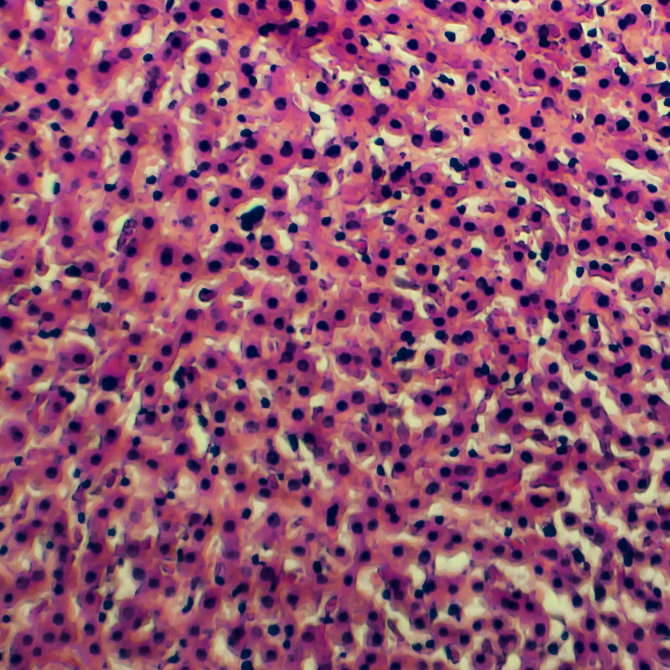
#> input picture liver.jpg, 1340 x 1340 px (shown at 1/2 size)
$ jupyter execute --allow-errors 3.Demos.ipynb   (shell and % lines are left out)   (older library calls are emulated)
#> lines starting #> are read from the running program, lines starting #| are printed output that depends on the picture; after the words box and inside, x2 and y2 are one past the last pixel; in counts of white or black regions, pixels touching at a corner belong together
# Demos and Cool Stuff

#### Quentin CAUDRON  <br /> <br />  Ecology and Evolutionary Biology <br /> <br />  qcaudron@princeton.edu <br /> <br />  @QuentinCAUDRON

[cell 1]
import numpy as np
from scipy.integrate import odeint
import scipy.stats as st
import scipy.spatial as sp
import scipy.ndimage as nd
import scikits.bootstrap as bootstrap
import matplotlib
import matplotlib.pyplot as plt
import seaborn
import lmfit as lm
import pymc3
import pandas as pd
from sklearn.cluster import KMeans
from sklearn import datasets, svm
from sklearn.cross_validation import train_test_split
from mpl_toolkits.mplot3d import Axes3D
from skimage import io, morphology, exposure, filters, feature, color, measure
import pickle
import seaborn as sns
matplotlib.rcParams["figure.figsize"] = (14, 5)
seaborn.set_style("darkgrid")

### LMFit : Nonlinear, Constrained Minimisation

[cell 2]
# http://lmfit.github.io/lmfit-py/parameters.html#simple-example

# Let's create a damped sinusoid
# True function :
# 5 sin(2x + 0.3) * exp(-0.03*(x^2))

x = np.linspace(0, 15, 300)
y = 5 * np.sin(2 * x + 0.3) * np.exp(-0.03 * (x**2)) + np.random.normal(size=len(x), scale=0.4)
plt.plot(x, y, lw=3)
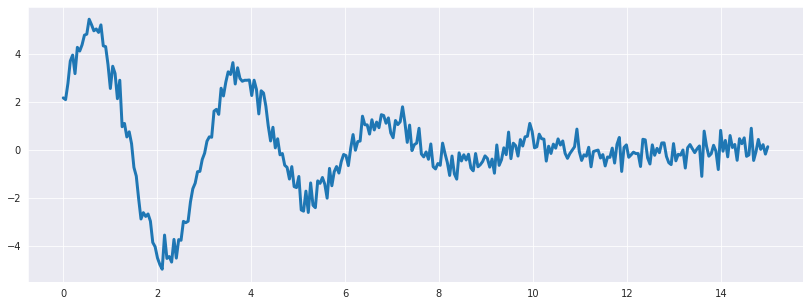
#> figure drawn by matplotlib, 1 panel; curve peaks at x = 0.552, y = 5.47

[cell 3]
# We can use lmfit to fit this function to a model
def objectivefunction(params, x, data) :
    amplitude = params["amplitude"].value
    phase = params["phase"].value
    frequency = params["frequency"].value
    decay = params["decay"].value
    power = params["power"].value

    model = amplitude * np.sin(frequency * x + phase) * np.exp(decay * (x**power))
    return model - data


# We create a parameters structure
#> (the rest of this cell did not finish here and is left out)

### PyMC : MCMC with No U-Turn Sampler

I write a number of lines of code every day. It's probably Poisson-distributed.

- c : **c**hocolate covered coffee beans help me write faster when I have some
- b : I get **b**etter at writing efficiently over time, linearly ( writing less )
- s : my typing **s**peed improves logarithmically with time
- u : I have an **u**nderlying rate at which I write

So, I write **y** lines of code per day, where

$y \,\sim\, \mathrm{Poi}(u + c - b\,t + s\,\log(t))$

[cell 4]
# Time
t = np.arange(1, 366) # one year

# True parameters
u = 3000
s = 200
b = 3.14
c = 123

# When do I have coffee beans ?
have_coffeebeans = np.zeros(365)
have_coffeebeans[200:300] = 1

# Generate observations
y = np.random.poisson(u - b * t + c * have_coffeebeans + s * np.log(t))

plt.plot(y)
plt.title("Lines of code written")
plt.xlabel("Time (days)")
plt.ylabel("Lines written")
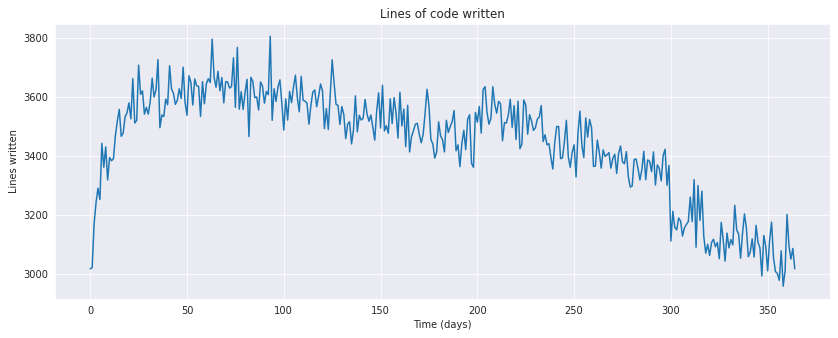
#> figure drawn by matplotlib, 1 panel; curve peaks at x = 93, y = 3805

#> (a cell that did not finish here is left out)

#> (a cell that did not finish here is left out)

#> (a cell that did not finish here is left out)

### Pickle - Saving Python Objects to Disk

[cell 8]
# Create a dictionary of random objects
x = { "Species": "Homo sapiens", "Age": 73, "Foods" : ["Chocolate", "Coffee", "Waffles"] }

# Let's save this arbitrary object to file
pickle.dump(x, open("pickled_human.p", "wb"))

# Now let's read it back in
human = pickle.load(open("pickled_human.p", "rb"))

# We can access it as normal
print(human["Foods"])

### Scikit-Learn : Machine Learning

[cell 9]
# http://scikit-learn.org/stable/auto_examples/cluster/plot_cluster_iris.html
# K-Means Clustering

# Let's load the Iris database
iris = datasets.load_iris()
X = iris.data # first two features only
y = iris.target # classes

# First five measurements, and all of the classes
print(X[:5, :], "\n")
print(y)

kmeans = KMeans(n_clusters=len(np.unique(y)))
kmeans.fit(X, y)


fig = plt.figure()
ax = Axes3D(fig, elev=48, azim=134)
ax.scatter(X[:, 3], X[:, 0], X[:, 2], c=y, s=200)

fig = plt.figure()
ax = Axes3D(fig, elev=48, azim=134)
ax.scatter(X[:, 3], X[:, 0], X[:, 2], c=kmeans.predict(X), s=200)

[cell 10]
# http://scikit-learn.org/stable/tutorial/basic/tutorial.html#introduction
# SVC

# Let's load the digits database
digits = datasets.load_digits()

# What do these digits look like ?
#> (the rest of this cell did not finish here and is left out)

[cell 11]
# Do not run this cell unless you're happy to wait a little while

# I want to run some error analysis.
# We're going to split the dataset into a variable number of train and test samples,
# and from there, we'll see how the mean error changes with the train / test fraction

Success = [] # empty list
fraction = np.exp(np.linspace(np.log(0.001), np.log(0.5), 30)) # the fraction of the dataset to reserve for testing

for i in fraction :

    success = [] # empty list to keep our measurements for a given fraction

    for j in range(20) : # twenty random repetitions
        # Let's split the dataset randomly
        traindata, testdata, traintarget, testtarget = train_test_split(digits.data, digits.target, test_size=i)

        # Fit the classifier
        classifier = svm.SVC()
        classifier.fit(traindata, traintarget)

        # Calculate success rate
        success.append(np.sum(classifier.predict(testdata) == testtarget) / float(len(testtarget)))

    # Append all twenty measurements to our list
    Success.append(success)

[cell 12]
# OK, let's plot our results. First, let's calculate the mean success rate
meansuccess = np.mean(Success, axis=1)

# And bootstrap some confidence intervals
#> (the rest of this cell did not finish here and is left out)

### Scikit-Image : Image Processing

[cell 13]
# Let's open up an RGB histological image of a slice of liver
img = io.imread("liver.jpg")
#> img is the input picture: shape (1340, 1340, 3); mean R, G, B 148.8, 84.8, 112.9
io.imshow(img)
#> (the rest of this cell did not finish here and is left out)

[cell 14]
# We'll begin by sigmoid transforming the red channel, to enhance contrast
A = exposure.adjust_sigmoid(img[:, :, 0], cutoff=0.4, gain=30)
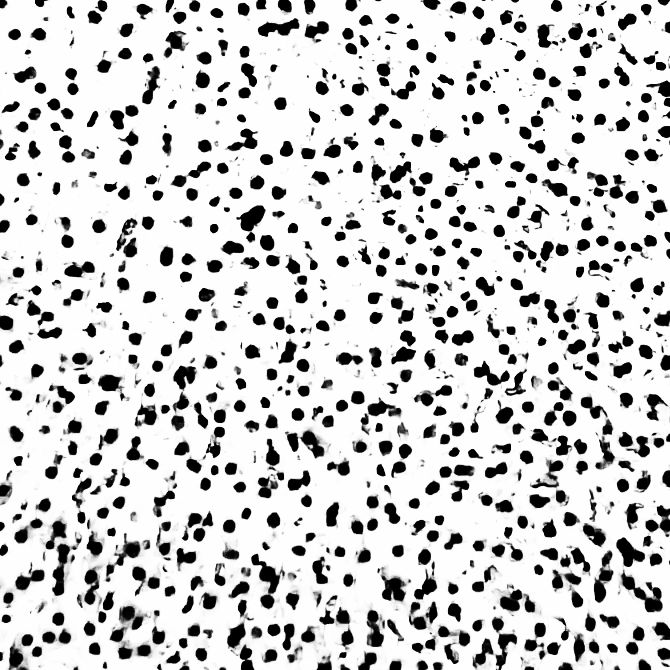
#> A: shape (1340, 1340) (shown at 1/2 size); min 0, max 254, mean 204.8
io.imshow(A)
#> (the rest of this cell did not finish here and is left out)

[cell 15]
# Let's threshold the image, based on the Otsu value
# We'll also invert the image in the process, to keep with image processing tradition :
# "Foreground" elements are 1, and background is 0
B = A < filters.threshold_otsu(A)
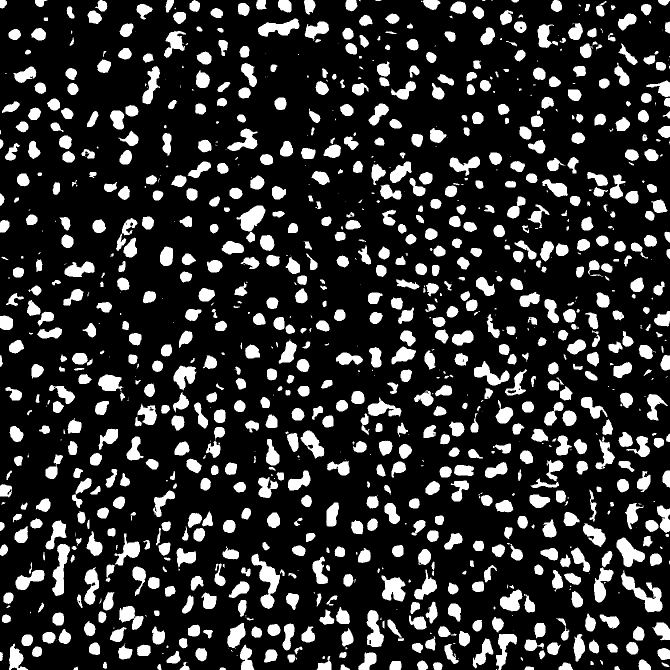
#> B: shape (1340, 1340) bool (shown at 1/2 size); 18.9% white; 1087 white regions (250 under 20 px), largest, box (x1, y1, x2, y2) and area: (1242, 1140, 1325, 1225) 2427, (503, 1107, 560, 1218) 2379, (104, 1088, 140, 1192) 1889
io.imshow(B)
#> (the rest of this cell did not finish here and is left out)

[cell 16]
# We have some noise. Let's remove small components :
C = morphology.remove_small_objects(B, 200)
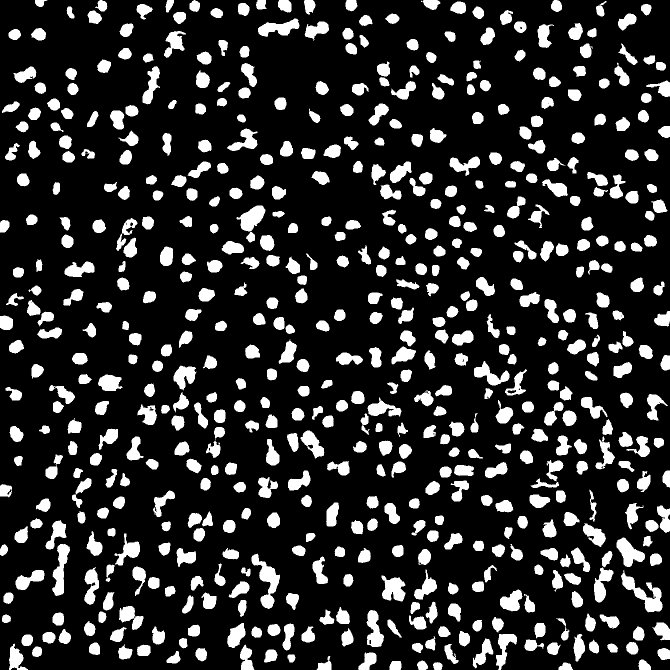
#> C: shape (1340, 1340) bool (shown at 1/2 size); 17.7% white; 589 white regions, largest, box (x1, y1, x2, y2) and area: (1242, 1140, 1325, 1225) 2427, (503, 1107, 560, 1218) 2379, (104, 1088, 140, 1192) 1889
io.imshow(C)
#> (the rest of this cell did not finish here and is left out)

[cell 17]
# Some of the nuclei are touching, and hence, segmenting based on objects won't give a good answer.
# We'll apply a smoothed distance transform first...
D = nd.distance_transform_edt(C)
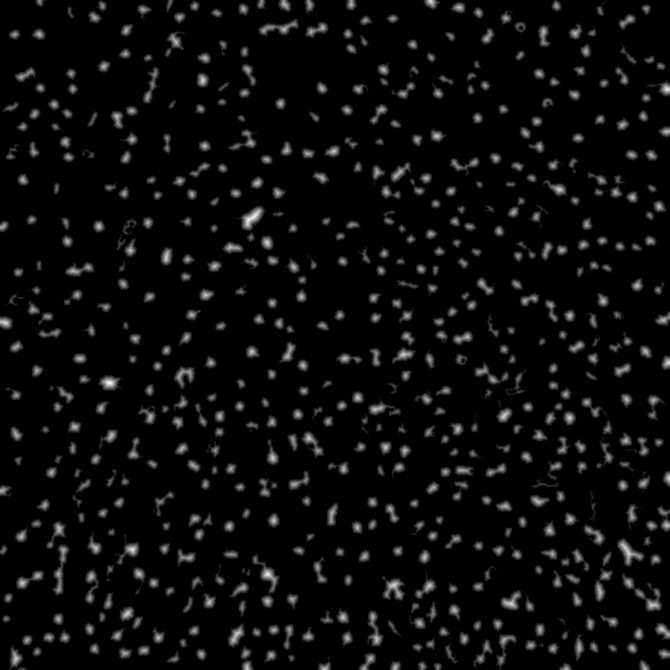
#> D: shape (1340, 1340) float64 (shown at 1/2 size); min 0, max 16, mean 0.723; drawn with min black and max white
io.imshow(D)
#> (the rest of this cell did not finish here and is left out)

[cell 18]
# ... and throw in a watershed algorithm to segment the objects
localmax = feature.peak_local_max(D, indices=False, min_distance=8, labels=C)
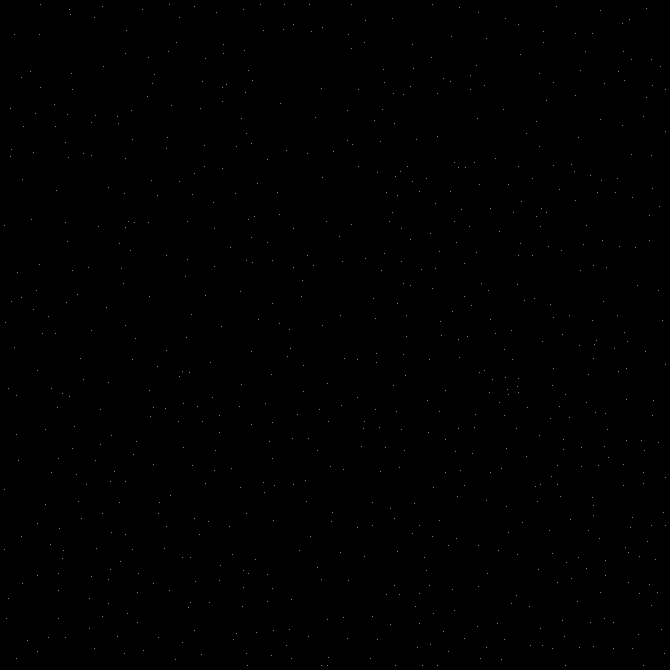
#> localmax: shape (1340, 1340) bool (shown at 1/2 size); 0.04% white in thin lines or dots
markers = nd.label(localmax)[0]
#> markers: shape (1340, 1340) int32; 754 distinct labels, from 0 to 753
E = morphology.watershed(-D, markers, mask=C)
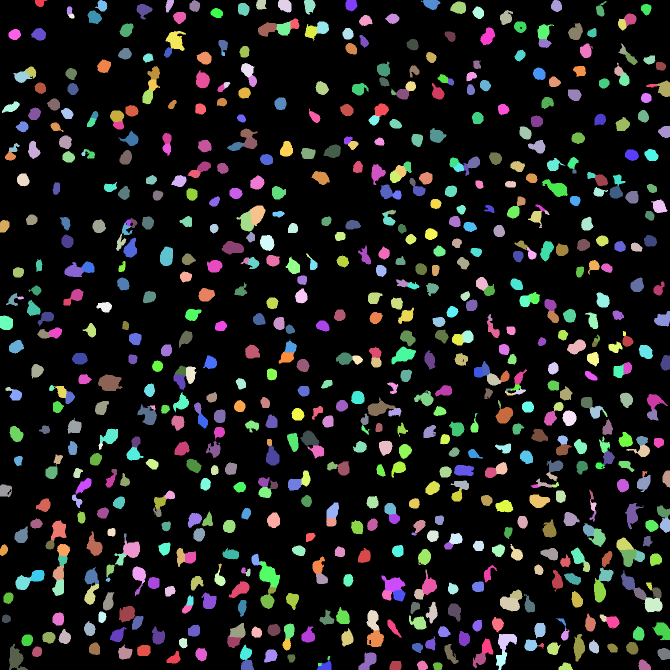
#> E: shape (1340, 1340) int32 (shown at 1/2 size); 754 distinct labels, from 0 to 753; one colour per label, 0 black
io.imshow(color.label2rgb(E, bg_label=0))
#> (the rest of this cell did not finish here and is left out)

[cell 19]
# Some basic stats ?
lab = np.unique(E) # list of different labels
#> lab = 754 values from 0 to 753
props = measure.regionprops(E)
#> props = 753 regions; largest, box (x1, y1, x2, y2) and area: (518, 1122, 560, 1175) 1277, (196, 749, 245, 782) 1175, (18, 1287, 56, 1340) 1050, (783, 693, 832, 729) 985, (735, 795, 791, 832) 978
sizes = np.array([props[i].area for i in range(len(props))])
#> sizes = 753 values, max 1277 at index 632, min 21 at index 627, mean 422.9
centroids = np.array([props[i].centroid for i in range(len(props))])
#> centroids = 753 pairs, first value 5.44 to 1333.4, second value 7.08 to 1333.1
perimeter = np.array([props[i].perimeter for i in range(len(props))])
#> perimeter = 753 values, max 198.5 at index 741, min 16.24 at index 627, mean 81.77

# Hacky cleanup of segmentation-induced noise
ind = sizes > 150
sizes = sizes[ind]
#> sizes = 701 values, max 1277 at index 588, min 151 at index 176, mean 448.1
perimeter = perimeter[ind]
#> perimeter = 701 values, max 198.5 at index 690, min 46.04 at index 176, mean 85.03
centroids = centroids[ind]
#> centroids = 701 pairs, first value 5.44 to 1333.4, second value 7.08 to 1333.1

# Pairwise Internuclear Distribution
z = sp.distance.pdist(np.array(centroids)) # Pairwise distances
[g, bins] = np.histogram(z, 100) # Distribution
#> g = 100 values, max 4626 at index 35, min 1 at index 98, mean 2453.5; bins = 101 values from 10.61 to 1810.7

# Radial Distribution Function
dr = np.mean(np.diff(bins))
#> dr = 18
V = np.array([np.pi*(2*r*dr + dr**2) for r in bins[1:]]) # Calculate volumes of slices
#> V = 100 values from 4254.3 to 205815.2

d = bins[1:] - (bins[1] - bins[0])/2. # Distances
#> d = 100 values from 19.61 to 1801.7
d = d[:np.where(d < np.min(E.shape)/2)[0][-1]]
#> d = 36 values from 19.61 to 649.6
g = g.astype(float) / V # Normalised radial distribution function
#> g = 100 values, max 0.111 at index 4, min 4.91e-06 at index 98, mean 0.0433
g = g[:len(d)] # Truncate at radial limit
#> g = 36 values, max 0.111 at index 4, min 0.0296 at index 0, mean 0.0864


plt.subplot(131)
plt.hist(sizes, 30)
plt.axvline(np.mean(sizes), c="r", linewidth=3)
plt.title("Size Distribution")
plt.xlabel("Area (pixels)")
plt.ylabel("Count")

plt.subplot(132)
plt.hist(perimeter, 30)
plt.axvline(np.mean(perimeter), c="r", linewidth=3)
plt.title("Perimeter Distribution")
plt.xlabel("Length (pixels)")
plt.ylabel("Count")

plt.subplot(133)
plt.hist(4 * np.pi * np.array(sizes) / np.array(perimeter)**2, 30)
plt.axvline(np.mean(4 * np.pi * np.array(sizes) / np.array(perimeter)**2), c="r", linewidth=3)
plt.title("Circularity Index Distribution")
plt.xlabel("Circularity Index")
plt.ylabel("Count")

plt.tight_layout()

plt.figure()
plt.subplot(121)
plt.hist(z, 50);
plt.title("Pairwise Internuclear Distance")
plt.xlabel("Distance (pixels)")
plt.ylabel("Count")

plt.subplot(122)
plt.plot(d, g)
plt.title("Radial Distribution Function")
plt.xlabel("Distance (pixels)")
plt.ylabel("Density")

plt.tight_layout()
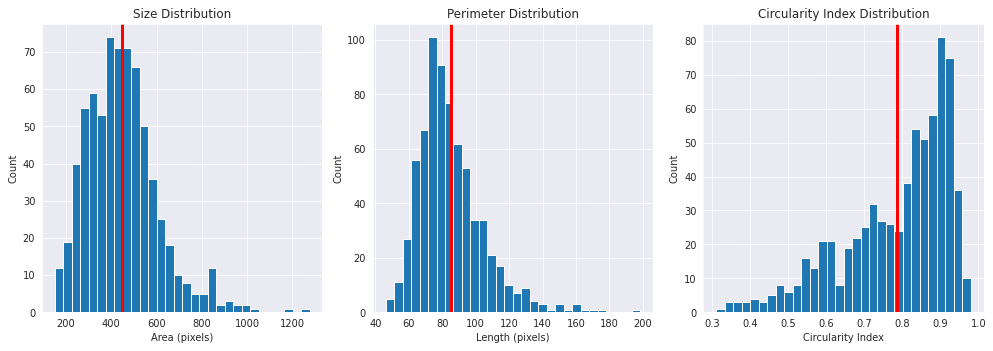
#> figure drawn by matplotlib, 3 panels; panel 1: tallest bar 74 high, from x = 376.2 to 413.7; panel 2: tallest bar 101 high, from x = 71.45 to 76.53; panel 3: tallest bar 81 high, from x = 0.891 to 0.913
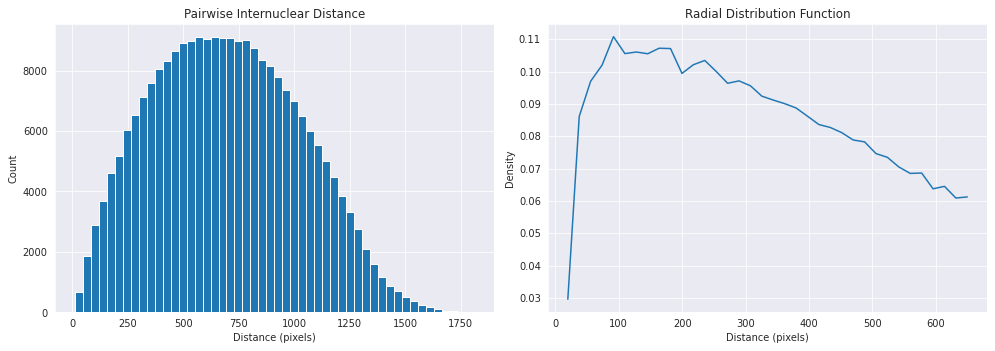
#> figure drawn by matplotlib, 2 panels; panel 2: curve peaks at x = 91.62, y = 0.111
